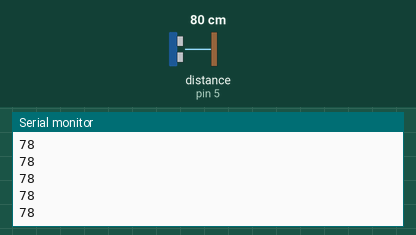
Simulated run of this sketch. Board: Arduino Uno, built with avr-gcc and run on an emulated ATmega328P. Shown: the last lines printed to the serial monitor. Wiring (inferred from the names in the program): ultrasonic range finder: trigger pin 3; echo pin 5. The inputs (shaded band) are chosen by the test bench; at power-on: distance to the obstacle (sensor on pin 5) 80 cm. The echo pulse lasts 58.3 µs per cm.

Above: at 1.2 s.
1.3 s: distance to the obstacle (sensor on pin 5) set to 2 cm
At 2.3 s:
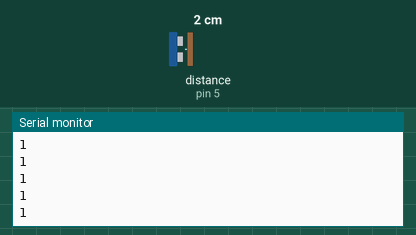
2.8 s: distance to the obstacle (sensor on pin 5) set to 4 cm
At 3.3 s:
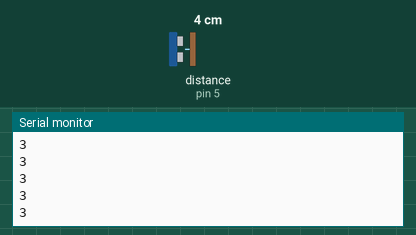
Timing chart, 0 to 5.8 s (numbered marks = the images above; inputs shaded):
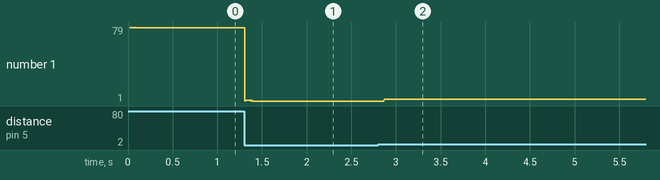

The sketch:

ultrasonic.ino
```cpp
int trig = 3;
int echo = 5;
long duration;
int distance;

void setup(){
  pinMode(trig,OUTPUT);
  pinMode(echo,INPUT);
  Serial.begin(9600);
  Serial.println("Ultrasonic Example");
}

void loop(){
  digitalWrite(trig,LOW);
  delayMicroseconds(2);

  digitalWrite(trig,HIGH);
  delayMicroseconds(10);
  digitalWrite(trig,LOW);

  duration = pulseIn(echo,HIGH);

  distance = duration * 0.034 / 2;

  Serial.println(distance);


}
```

Measured:
- after the input at 1.3 s, the serial monitor: prints a new line at once (image 1)
- after the input at 2.8 s, the serial monitor: prints a new line after 0.07 s (image 2)
- plotted number 1: 78 → 1 after the input at 1.3 s, 1 → 3 after the input at 2.8 s
